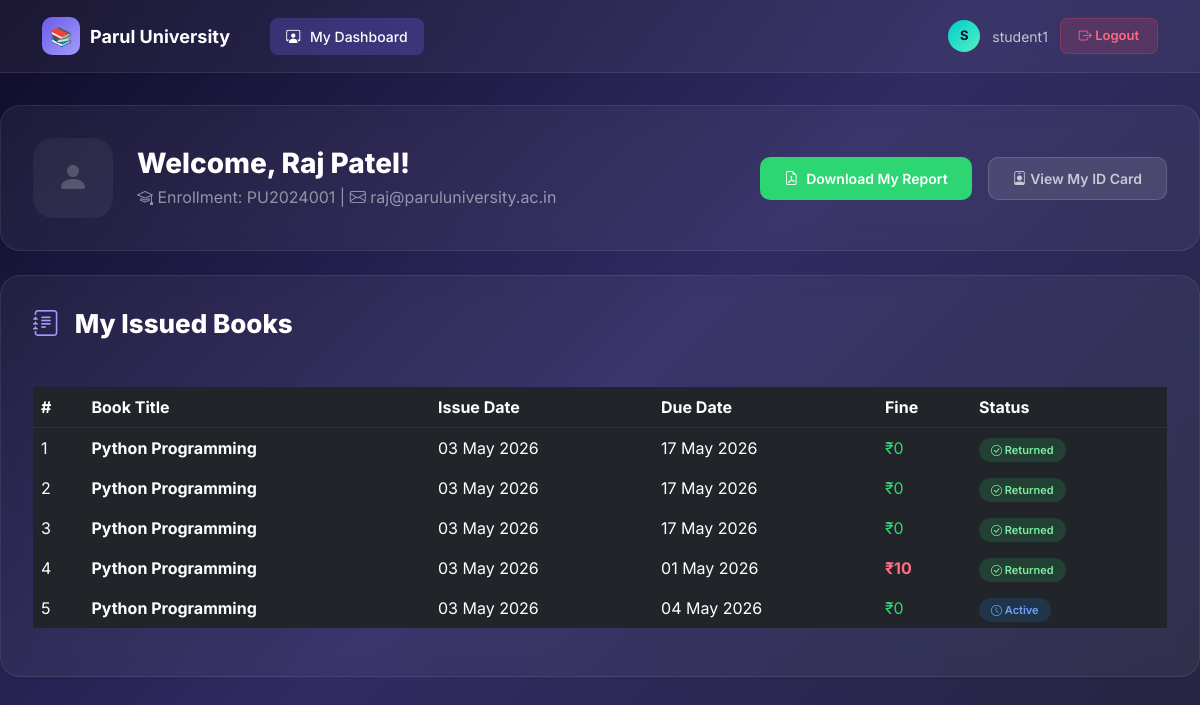
/student/dashboard/ (signed in), run on the app's committed database.
### library_app/models.py (models this page shows, shortened)
class Student(models.Model):
    user = models.OneToOneField(
        User,
        on_delete=models.CASCADE,
        null=True,
        blank=True,
        related_name='student_profile'
    )
    name = models.CharField(max_length=200, help_text="Enter the student's full name")
    enrollment_no = models.CharField(
        max_length=20,
        unique=True,
        verbose_name="Enrollment No.",
        help_text="Enter unique enrollment number"
    )
    email = models.EmailField(help_text="Enter the student's email address")
    photo = models.ImageField(
        upload_to='students/',
        null=True,
        blank=True,
        help_text="Upload student photo"
    )
    class Meta:
        ordering = ['name']  # Students will be listed alphabetically by name
        verbose_name = "Student"
        verbose_name_plural = "Students"

class IssueRecord(models.Model):
    student = models.ForeignKey(
        Student,
        on_delete=models.CASCADE,
        related_name='issued_books',
        help_text="Select the student"
    )
    book = models.ForeignKey(
        Book,
        on_delete=models.CASCADE,
        related_name='issue_records',
        help_text="Select the book"
    )
    issue_date = models.DateField(auto_now_add=True, help_text="Date of issue (auto-filled)")
    due_date = models.DateField(help_text="Date by which book must be returned")
    return_date = models.DateField(
        null=True,
        blank=True,
        help_text="Date when book was returned (empty if not returned)"
    )
    class Meta:
        ordering = ['-issue_date']  # Most recent issues first
        verbose_name = "Issue Record"
        verbose_name_plural = "Issue Records"
    @property
    def is_returned(self):
        return self.return_date is not None
    @property
    def is_overdue(self):
        if self.is_returned:
            return False  # Already returned, not overdue
        from django.utils import timezone
        return timezone.now().date() > self.due_date
    @property
    def fine_amount(self):
        if self.return_date and self.return_date > self.due_date:
            days_late = (self.return_date - self.due_date).days
            return days_late * 5
        return 0
    @property
    def overdue_days(self):
        from django.utils import timezone
        if not self.return_date and self.due_date < timezone.now().date():
            return (timezone.now().date() - self.due_date).days
        return 0
    @property
    def estimated_fine(self):
        return self.overdue_days * 5

class Book(models.Model):
    title = models.CharField(max_length=200, help_text="Enter the book title")
    author = models.CharField(max_length=200, help_text="Enter the author name")
    isbn = models.CharField(
        max_length=13,
        unique=True,
        verbose_name="ISBN",
        help_text="Enter 13-digit ISBN number"
    )
    quantity = models.PositiveIntegerField(default=1, help_text="Number of copies available")
    class Meta:
        ordering = ['title']  # Books will be listed alphabetically by title
        verbose_name = "Book"
        verbose_name_plural = "Books"

### library_app/views.py (the view)
# urls.py: path('student/dashboard/', views.student_dashboard, name='student_dashboard'),
@login_required
def student_dashboard(request):
    try:
        student = request.user.student_profile
    except Student.DoesNotExist:
        messages.warning(request, "You are logged in as a student but don't have a library profile.")
        return render(request, 'library_app/student_dashboard.html', {'records': []})
    records = IssueRecord.objects.filter(student=student).select_related('book').order_by('-issue_date')
    return render(request, 'library_app/student_dashboard.html', {
        'student': student,
        'records': records
    })

### library_app/templates/library_app/student_dashboard.html (shortened to what this page needs)
{% extends "library_app/base.html" %}
{% block content %}
<div class="glass-card mb-4">
    <div class="d-flex align-items-center gap-4">
        <div style="width: 80px; height: 80px; border-radius: 20px; overflow: hidden; background: rgba(255,255,255,0.05);">
            {% if student.photo %}
                <img src="{{ student.photo.url }}" alt="{{ student.name }}" style="width: 100%; height: 100%; object-fit: cover;">
            {% else %}
                <div style="width: 100%; height: 100%; display: flex; align-items: center; justify-content: center; font-size: 32px; color: rgba(255,255,255,0.2);">
                    <i class="bi bi-person-fill"></i>
                </div>
            {% endif %}
        </div>
        <div>
            <h2 style="font-size: 28px; font-weight: 800; margin-bottom: 4px;">Welcome, {{ student.name }}!</h2>
            <p style="color: rgba(255,255,255,0.5); margin-bottom: 0;">
                <i class="bi bi-mortarboard"></i> Enrollment: {{ student.enrollment_no }} |
                <i class="bi bi-envelope"></i> {{ student.email }}
            </p>
        </div>
        <div class="ms-auto d-flex gap-3">
            <a href="{% url 'generate_pdf_report' %}" class="btn-primary-custom" style="background: #2ed573; border-color: #2ed573;">
                <i class="bi bi-file-earmark-pdf"></i> Download My Report
            </a>
            <a href="{% url 'student_id_card' student.id %}" class="btn-secondary-custom">
                <i class="bi bi-person-badge"></i> View My ID Card
            </a>
        </div>
    </div>
</div>
<div class="glass-card">
    <div class="page-header mb-4">
        <h2><i class="bi bi-journal-text"></i> My Issued Books</h2>
    </div>
    {% if records %}
    <div class="table-responsive">
        <table class="table table-dark table-hover table-borderless mt-3" style="background: transparent;">
            <thead>
                <tr style="border-bottom: 1px solid rgba(255,255,255,0.05); color: rgba(255,255,255,0.4);">
                    <th>#</th>
                    <th>Book Title</th>
                    <th>Issue Date</th>
                    <th>Due Date</th>
                    <th>Fine</th>
                    <th>Status</th>
                </tr>
            </thead>
            <tbody>
                {% for record in records %}
                <tr>
                    <td>{{ forloop.counter }}</td>
                    <td><strong>{{ record.book.title }}</strong></td>
                    <td>{{ record.issue_date|date:"d M Y" }}</td>
                    <td>{{ record.due_date|date:"d M Y" }}</td>
                    <td>
                        {% if record.fine_amount > 0 %}
                            <span style="color: #ff6b81; font-weight: 700;">₹{{ record.fine_amount }}</span>
                        {% elif record.estimated_fine > 0 %}
                            <span style="color: #ff9f43; font-weight: 600;">₹{{ record.estimated_fine }}*</span>
                        {% else %}
                            <span style="color: #2ed573;">₹0</span>
                        {% endif %}
                    </td>
                    <td>
                        {% if record.is_returned %}
                            <span style="background: rgba(46,213,115,0.15); color: #7bed9f; padding: 5px 12px; border-radius: 20px; font-size: 11px; font-weight: 600;">
                                <i class="bi bi-check-circle"></i> Returned
                            </span>
                        {% elif record.is_overdue %}
                            <span style="background: rgba(255,71,87,0.15); color: #ff6b81; padding: 5px 12px; border-radius: 20px; font-size: 11px; font-weight: 600;">
                                <i class="bi bi-exclamation-triangle"></i> Overdue
                            </span>
                        {% else %}
                            <span style="background: rgba(30,144,255,0.15); color: #70a1ff; padding: 5px 12px; border-radius: 20px; font-size: 11px; font-weight: 600;">
                                <i class="bi bi-clock"></i> Active
                            </span>
                        {% endif %}
                    </td>
                </tr>
                {% endfor %}
            </tbody>
        </table>
    </div>
    {% else %}
    <div class="empty-state py-5 text-center">
        <i class="bi bi-journal-x" style="font-size: 48px; color: rgba(255,255,255,0.1);"></i>
        <p class="mt-3" style="color: rgba(255,255,255,0.4);">You haven't issued any books yet.</p>
    </div>
    {% endif %}
</div>
{% endblock %}

### library_app/templates/library_app/base.html (shortened to what this page needs)
<!DOCTYPE html>
<html lang="en">
<head>
    <link href="https://cdn.jsdelivr.net/npm/bootstrap@5.3.2/dist/css/bootstrap.min.css" rel="stylesheet">
    <link href="https://cdn.jsdelivr.net/npm/bootstrap-icons@1.11.3/font/bootstrap-icons.min.css" rel="stylesheet">
</head>
<body>
    <nav class="navbar navbar-expand-lg navbar-custom">
        <div class="container">
            <a class="navbar-brand" href="{% url 'dashboard' %}">
                <span class="brand-icon">📚</span>
                Parul University
            </a>
            <div class="collapse navbar-collapse" id="navbarNav">
                <ul class="navbar-nav me-auto ms-4">
                    {% if user.is_staff %}
                    <li class="nav-item">
                        <a class="nav-link {% if request.resolver_match.url_name == 'dashboard' %}active{% endif %}"
                           href="{% url 'dashboard' %}">
                            <i class="bi bi-speedometer2"></i> Admin Dashboard
                        </a>
                    </li>
                    <li class="nav-item">
                        <a class="nav-link {% if 'book' in request.resolver_match.url_name %}active{% endif %}"
                           href="{% url 'book_list' %}">
                            <i class="bi bi-book"></i> Manage Books
                        </a>
                    </li>
                    <li class="nav-item">
                        <a class="nav-link {% if 'student' in request.resolver_match.url_name %}active{% endif %}"
                           href="{% url 'student_list' %}">
                            <i class="bi bi-people"></i> Manage Students
                        </a>
                    </li>
                    <li class="nav-item">
                        <a class="nav-link {% if request.resolver_match.url_name == 'issue_book' %}active{% endif %}"
                           href="{% url 'issue_book' %}">
                            <i class="bi bi-box-arrow-up-right"></i> Issue Book
                        </a>
                    </li>
                    <li class="nav-item">
                        <a class="nav-link {% if request.resolver_match.url_name == 'issued_list' or request.resolver_match.url_name == 'return_book' %}active{% endif %}"
                           href="{% url 'issued_list' %}">
                            <i class="bi bi-list-check"></i> Issued Records
                        </a>
                    </li>
                    {% else %}
                    <li class="nav-item">
                        <a class="nav-link {% if request.resolver_match.url_name == 'student_dashboard' %}active{% endif %}"
                           href="{% url 'student_dashboard' %}">
                            <i class="bi bi-person-workspace"></i> My Dashboard
                        </a>
                    </li>
                    {% endif %}
                </ul>
                <div class="user-section">
                    <div class="user-avatar-sm">{{ user.username|first|upper }}</div>
                    <span class="user-name">{{ user.username }}</span>
                    <a href="{% url 'logout' %}" class="btn-logout">
                        <i class="bi bi-box-arrow-right"></i> Logout
                    </a>
                </div>
            </div>
        </div>
    </nav>
    <div class="container main-container">
        {% block content %}{% endblock %}
    </div>
</body>
</html>

### library_app/templates/library_app/base.html (style rules this page uses)
* { margin: 0; padding: 0; box-sizing: border-box; }
body { font-family: 'Inter', sans-serif; min-height: 100vh; background: linear-gradient(135deg, #0f0c29, #302b63, #24243e); color: #ffffff; }
.navbar-custom { background: rgba(255, 255, 255, 0.05) !important; backdrop-filter: blur(20px); -webkit-backdrop-filter: blur(20px); border-bottom: 1px solid rgba(255, 255, 255, 0.08); padding: 12px 0; }
.navbar-custom .navbar-brand { display: flex; align-items: center; gap: 10px; color: #fff; font-weight: 700; font-size: 18px; }
.navbar-custom .navbar-brand .brand-icon { width: 38px; height: 38px; background: linear-gradient(135deg, #6c5ce7, #a29bfe); border-radius: 10px; display: flex; align-items: center; justify-content: center; font-size: 18px; }
.navbar-custom .nav-link { color: rgba(255, 255, 255, 0.6) !important; font-weight: 500; font-size: 14px; padding: 8px 16px !important; border-radius: 8px; transition: all 0.3s ease; }
.navbar-custom .nav-link:hover, .navbar-custom .nav-link.active { color: #fff !important; background: rgba(108, 92, 231, 0.2); }
.navbar-custom .nav-link.active { background: rgba(108, 92, 231, 0.3); }
.navbar-custom .nav-link i { margin-right: 6px; }
.user-section { display: flex; align-items: center; gap: 12px; }
.user-avatar-sm { width: 32px; height: 32px; background: linear-gradient(135deg, #00cec9, #55efc4); border-radius: 50%; display: flex; align-items: center; justify-content: center; font-weight: 700; font-size: 13px; color: #0f0c29; }
.user-name { color: rgba(255, 255, 255, 0.7); font-size: 14px; }
.btn-logout { padding: 7px 18px; background: rgba(255, 71, 87, 0.15); border: 1px solid rgba(255, 71, 87, 0.25); border-radius: 8px; color: #ff6b81; font-size: 13px; font-weight: 600; text-decoration: none; transition: all 0.3s ease; }
.main-container { padding: 32px 0; max-width: 1200px; margin: 0 auto; }
.glass-card { background: rgba(255, 255, 255, 0.05); backdrop-filter: blur(10px); border: 1px solid rgba(255, 255, 255, 0.08); border-radius: 20px; padding: 32px; }
.page-header { display: flex; justify-content: space-between; align-items: center; margin-bottom: 28px; flex-wrap: wrap; gap: 16px; }
.page-header h2 { font-size: 26px; font-weight: 800; }
.page-header h2 i { margin-right: 10px; color: #a29bfe; }
.btn-primary-custom { background: linear-gradient(135deg, #6c5ce7, #a29bfe); border: none; border-radius: 10px; padding: 10px 24px; color: #fff; font-weight: 600; font-size: 14px; text-decoration: none; transition: all 0.3s ease; display: inline-flex; align-items: center; gap: 8px; }
.btn-secondary-custom { background: rgba(255, 255, 255, 0.1); border: 1px solid rgba(255, 255, 255, 0.15); color: rgba(255, 255, 255, 0.7); padding: 10px 24px; border-radius: 10px; font-weight: 600; font-size: 14px; text-decoration: none; transition: all 0.3s ease; }

### data on the page
Student: name "Raj Patel", enrollment_no "PU2024001", email "raj@paruluniversity.ac.in"
IssueRecord: book "Python Programming", issue_date "03 May 2026", due_date "17 May 2026", return_date "₹0"
IssueRecord: book "Python Programming", issue_date "03 May 2026", due_date "17 May 2026", return_date "₹0"
IssueRecord: book "Python Programming", issue_date "03 May 2026", due_date "17 May 2026", return_date "₹0"
IssueRecord: book "Python Programming", issue_date "03 May 2026", due_date "01 May 2026", fine_amount "10", shows "Returned"
IssueRecord: book "Python Programming", issue_date "03 May 2026", due_date "04 May 2026", shows "₹0", shows "Active"

### other printed values
{{ user.username|first|upper }} "S"
{{ user.username }} "student1"
